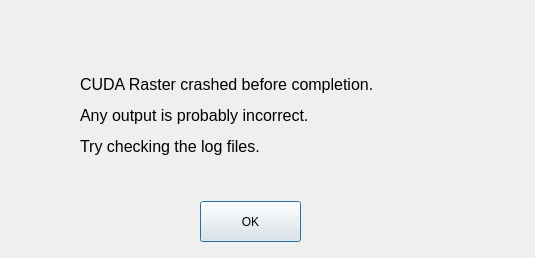
<?xml version="1.0" encoding="UTF-8"?>
<ui version="4.0">
 <class>CUDARasterDialogCrash</class>
 <widget class="QDialog" name="CUDARasterDialogCrash">
  <property name="geometry">
   <rect>
    <x>0</x>
    <y>0</y>
    <width>535</width>
    <height>258</height>
   </rect>
  </property>
  <property name="windowTitle">
   <string>CUDA Raster crashed!</string>
  </property>
  <widget class="QLabel" name="label">
   <property name="geometry">
    <rect>
     <x>80</x>
     <y>60</y>
     <width>301</width>
     <height>111</height>
    </rect>
   </property>
   <property name="text">
    <string>&lt;html&gt;&lt;head/&gt;&lt;body&gt;&lt;p&gt;&lt;span style=&quot; font-size:12pt;&quot;&gt;CUDA Raster crashed before completion. &lt;/span&gt;&lt;/p&gt;&lt;p&gt;&lt;span style=&quot; font-size:12pt;&quot;&gt;Any output is probably incorrect.&lt;/span&gt;&lt;/p&gt;&lt;p&gt;&lt;span style=&quot; font-size:12pt;&quot;&gt;Try checking the log files.&lt;/span&gt;&lt;/p&gt;&lt;/body&gt;&lt;/html&gt;</string>
   </property>
  </widget>
  <widget class="QPushButton" name="pushButton">
   <property name="geometry">
    <rect>
     <x>200</x>
     <y>201</y>
     <width>101</width>
     <height>41</height>
    </rect>
   </property>
   <property name="text">
    <string>OK</string>
   </property>
  </widget>
 </widget>
 <resources/>
 <connections/>
</ui>
